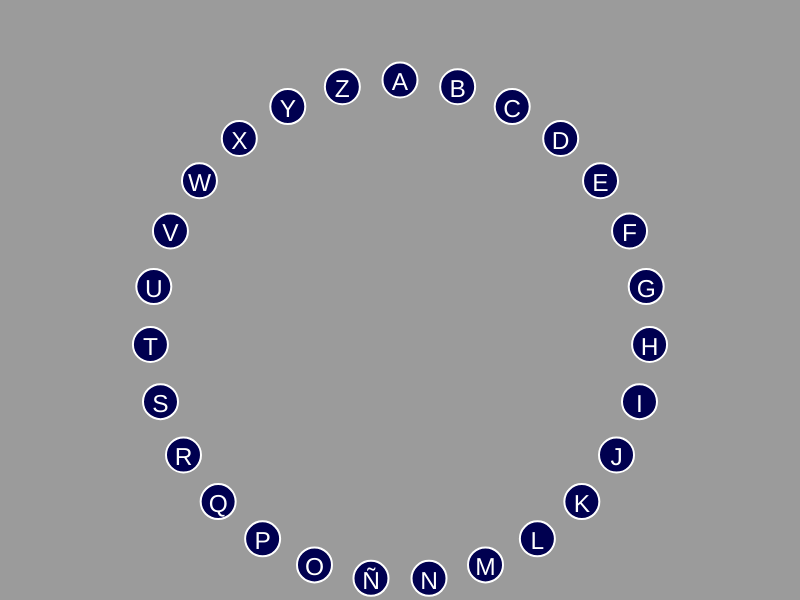
Frame 1 (no input)
Frame 60 (no input): identical to frame 1, image omitted
Frame 120 (the mouse pressed at the canvas centre since frame 60): identical to frame 1, image omitted

The p5.js sketch that drew this single still picture (run headless with seeded random() and noise() and a simulated clock; from frame 60 on, the mouse is pressed at the canvas centre):

// p5.js sketch
// ── sketch.js
var rosco;

function setup() {
  rosco = new Rosco();
  createCanvas(800, 600);
}

function draw() {
  background(155);
  push();
  translate(0,30);
  rosco.show();
}

// ── letter.js
const RED = '#ff0000';
const GREEN = '#00ff00';
const LBLUE = '#0000ff';
const BLUE = '#000050';

class Letter {
	constructor(c) {
		this.c = c.toUpperCase();
		this.color = BLUE;
	}

	draw(size) {
		fill(this.color);
		stroke('#ffffff');
		strokeWeight(2);
		ellipse(0, 0, size, size);
		fill(255);
		noStroke();
		textSize(size*0.7);
		textAlign(CENTER, CENTER);
		text(this.c, 0, size*0.1);
	}

	select() {
		if (this.color != BLUE)
			return false;
		var that = this;
		this.i = setInterval(function() {
			if (that.color == BLUE)
				that.color = LBLUE;
			else
				that.color = BLUE;
		}, 500);
		return true;
	}

	unselect() {
		clearInterval(this.i);
		this.color = BLUE;
	}


	setRed() {
		this.unselect();
		this.color = RED;
	}

	setGreen() {
		this.unselect();
		this.color = GREEN;
	}

	isBlue() {
		return this.color == BLUE;
	}
}

// ── rosco.js
const ALFABETO = "abcdefghijklmnñopqrstuvwxyz";

class Rosco {
	constructor() {
		this.letters = [];
		for (var i in ALFABETO) {
			this.letters.push( new Letter(ALFABETO[i]));
		}
		this.selected = 0;
		this.letters[this.selected].select();
		this.aciertos = 0;
		this.fallos = 0;
	}

	show() {
		translate(width/2, height/2);
		const angle = 2*PI/ALFABETO.length;
		for (var i in ALFABETO) {
			push();
			translate(250*cos(i*angle - PI/2), 250*sin(i*angle - PI/2));
			this.letters[i].draw(35);
			pop();
		}
	}

	pasapalabra() {
		this.letters[this.selected].unselect();
		this.selected++;
		var a = true;
		while(a) {
			if (this.selected == this.letters.length)
				this.selected = 0;
			if (this.letters[this.selected].isBlue())
				a = false;
			else
				this.selected++;
		}
		this.letters[this.selected].select();
	}
}
